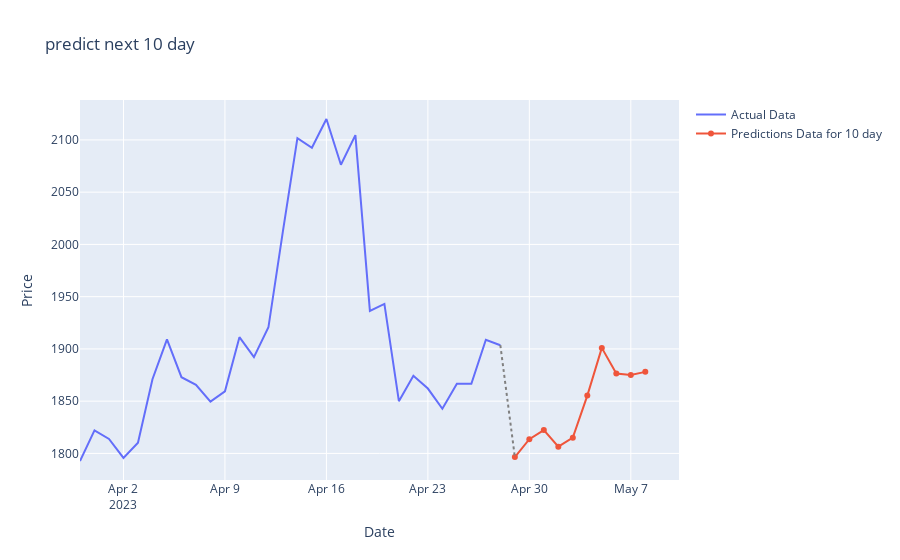

The code cell stored with this chart in its notebook:
### Code cell
actual_x = y_future_data.index
actual_y = y_future_data['Adj Close']
pred_x = prediction_df.index
pred_y = prediction_df['Adj Close']

fig = go.Figure()
fig.add_trace(go.Scatter(x=actual_x, y=actual_y, name='Actual Data'))
fig.add_trace(go.Scatter(x=pred_x, y=pred_y,
              name='Predictions Data for 10 day'))

fig.add_shape(type='line',
              x0=actual_x[-1], y0=actual_y[-1],
              x1=pred_x[0], y1=pred_y[0],
              line=dict(color='grey', width=2, dash='dot'))

fig.update_layout(
    xaxis_title='Date',
    yaxis_title='Price',
    title='predict next 10 day '
)

fig.show()

### Figure 1 — Plotly figure (JSON) as saved in the notebook; plotly's stock layout.template omitted (floating-point values rounded to 4 significant figures)
{"data": [{"name": "Actual Data", "type": "scatter", "x": ["2023-03-30T00:00:00", "2023-03-31T00:00:00", "2023-04-01T00:00:00", "2023-04-02T00:00:00", "2023-04-03T00:00:00", "2023-04-04T00:00:00", "2023-04-05T00:00:00", "2023-04-06T00:00:00", "2023-04-07T00:00:00", "2023-04-08T00:00:00", "2023-04-09T00:00:00", "2023-04-10T00:00:00", "2023-04-11T00:00:00", "2023-04-12T00:00:00", "2023-04-13T00:00:00", "2023-04-14T00:00:00", "2023-04-15T00:00:00", "2023-04-16T00:00:00", "2023-04-17T00:00:00", "2023-04-18T00:00:00", "2023-04-19T00:00:00", "2023-04-20T00:00:00", "2023-04-21T00:00:00", "2023-04-22T00:00:00", "2023-04-23T00:00:00", "2023-04-24T00:00:00", "2023-04-25T00:00:00", "2023-04-26T00:00:00", "2023-04-27T00:00:00", "2023-04-28T00:00:00"], "y": [1793.0, 1822.0, 1814.0, 1796.0, 1810.0, 1871.0, 1909.0, 1873.0, 1866.0, 1849.0, 1859.0, 1911.0, 1892.0, 1921.0, 2013.0, 2102.0, 2092.0, 2120.0, 2076.0, 2105.0, 1936.0, 1943.0, 1850.0, 1874.0, 1862.0, 1843.0, 1867.0, 1867.0, 1909.0, 1904.0]}, {"name": "Predictions Data for 10 day", "type": "scatter", "x": ["2023-04-29T00:00:00", "2023-04-30T00:00:00", "2023-05-01T00:00:00", "2023-05-02T00:00:00", "2023-05-03T00:00:00", "2023-05-04T00:00:00", "2023-05-05T00:00:00", "2023-05-06T00:00:00", "2023-05-07T00:00:00", "2023-05-08T00:00:00"], "y": [1797.0, 1814.0, 1822.0, 1806.0, 1815.0, 1855.0, 1901.0, 1876.0, 1875.0, 1878.0]}], "layout": {"shapes": [{"line": {"color": "grey", "dash": "dot", "width": 2}, "type": "line", "x0": "2023-04-28T00:00:00", "x1": "2023-04-29T00:00:00", "y0": 1904.0, "y1": 1797.0}], "title": {"text": "predict next 10 day "}, "xaxis": {"title": {"text": "Date"}}, "yaxis": {"title": {"text": "Price"}}}}
